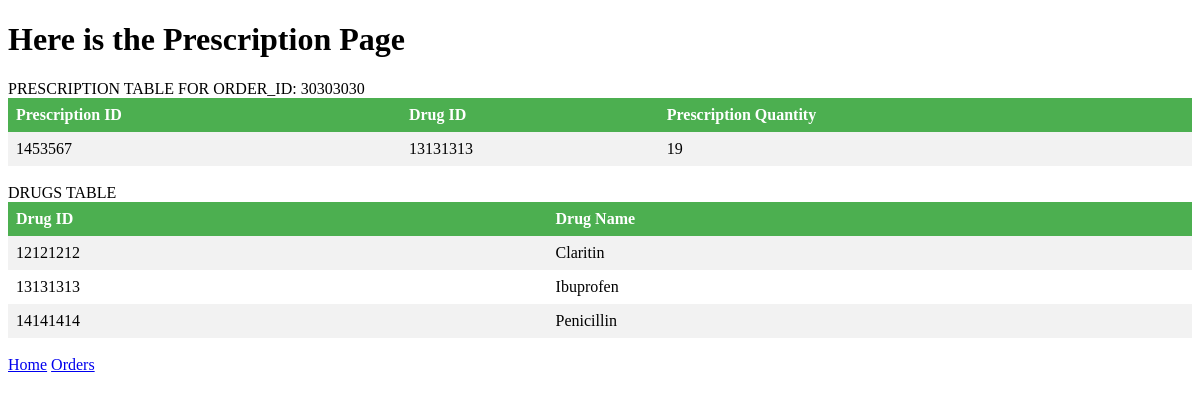
Screenshot of /php/order/patient_prescription.php?presc=30303030 with the database file from the repository.
### tables this page shows
CREATE TABLE `prescription` (
  `Prescription_ID` int(11) NOT NULL,
  `Order_ID` int(11) NOT NULL,
  `Drug_ID` int(11) NOT NULL,
  `Prescription_Quantity` int(11) NOT NULL
);

CREATE TABLE `drug` (
  `Drug_ID` int(10) NOT NULL,
  `Drug_Quantity` int(3) NOT NULL,
  `Drug_Name` varchar(255) NOT NULL
);

### php/order/patient_prescription.php (the view, shortened to what this page needs)
<?php
include "../db_conn.php";
?>
<!DOCTYPE html>
    <html>
    <head>
        <link rel="stylesheet" href="../styles.css">
    </head>
    <body>
        <h1> Here is the Prescription Page </h1>
        <?php
        if(isset($_GET['presc'])) {
            $presc = $_GET['presc'];
            echo "PRESCRIPTION TABLE FOR ORDER_ID: " . $presc;
            $sql = "SELECT * FROM `prescription` WHERE Order_ID = '$presc'";
            $result = mysqli_query($conn,$sql);
            if ($result->num_rows > 0) {
                echo "<table>";
                echo "<tr><th>Prescription ID</th><th>Drug ID</th><th>Prescription Quantity</th></tr>";
                while($row = $result->fetch_assoc()) {
                    echo "<tr><td>" . $row["Prescription_ID"] . "</td><td>" . $row["Drug_ID"] . "</td><td>" . $row["Prescription_Quantity"] . "</td></tr>";
                }
                echo "</table>";
            } else {
                echo "0 results";
            }
        }
        ?>
        <br>
        DRUGS TABLE
        <?php
        $sql = "SELECT * FROM `drug`";
        $result = mysqli_query($conn,$sql);
        if ($result->num_rows > 0) {
            echo "<table>";
            echo "<tr><th>Drug ID</th> <th>Drug Name</th></tr>";
            while($row = $result->fetch_assoc()) {
                echo "<tr><td>" . $row["Drug_ID"] . "</td><td>" . $row["Drug_Name"] . "</td></tr>";
            }
            echo "</table>";
        } else {
            echo "0 results";
        }
        ?>
        <br>
        <a href="../patient_home.php">Home</a>
        <a href="patient_order.php">Orders</a>
    </body>
    </html>

### php/styles.css (style rules this page uses)
table { border-collapse: collapse; width: 100%; }
th, td { text-align: left; padding: 8px; }
tr:nth-child(even) { background-color: #f2f2f2; }
th { background-color: #4CAF50; color: white; }

### rows the page displays
prescription: Prescription_ID "1453567", Drug_ID "13131313", Prescription_Quantity "19"
drug: Drug_ID "12121212", Drug_Name "Claritin"
drug: Drug_ID "13131313", Drug_Name "Ibuprofen"
drug: Drug_ID "14141414", Drug_Name "Penicillin"

### other values shown
$presc "30303030"
